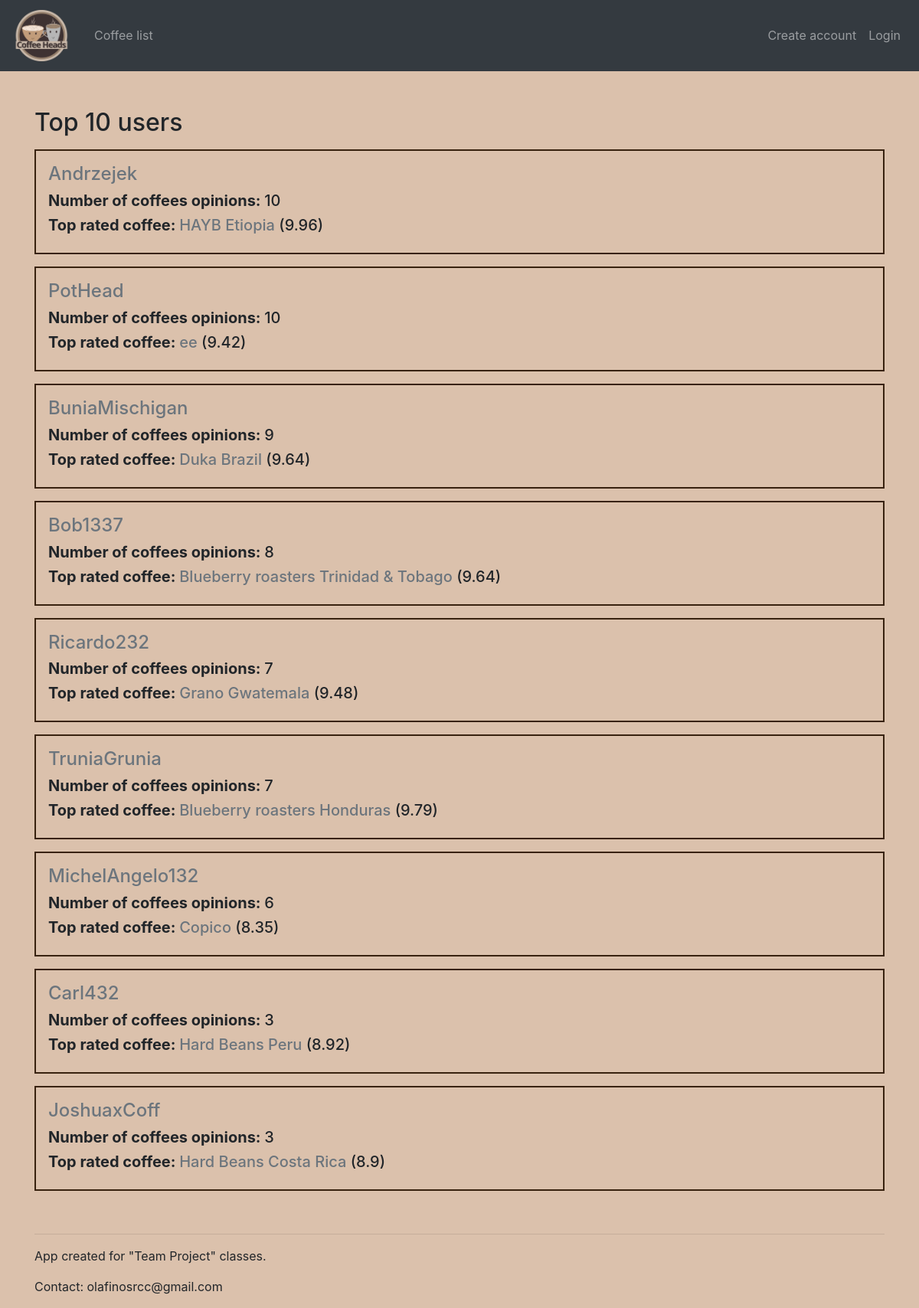
Page /coffeeheads/top_users on the committed database.
### coffeeheads/models.py (models this page shows, shortened)
class Coffee(models.Model):
    name = models.CharField(max_length=250, help_text="Enter full name of coffee")
    origin = models.CharField(max_length=100, help_text="Enter coffee origin")
    manufacturer = models.CharField(max_length=150, help_text="Enter coffee manufacturer")
    description = models.TextField(blank=True, help_text="Enter coffee description")
    average = models.FloatField(blank=True, default=0.0)
    reviewed_by = models.IntegerField(default=0, blank=True)
    image = models.ImageField(
        upload_to="img", default="img/default_coffee.jpg", null=True, blank=True
    )
    estimated_price = models.FloatField(default=0,blank=True)
    add_date = models.DateField(
        default=timezone.now().strftime("%Y-%m-%d"),
    )
    class Meta:
        verbose_name = "coffee"
        ordering = ['name']

class Opinion(models.Model):
    coffee = models.ForeignKey(Coffee, on_delete=models.CASCADE)
    rating = models.FloatField(
        default=0.0, help_text="Enter coffee rating in scale 0-10"
    )
    opinion = models.TextField(
        blank=True, help_text="Describe your impressions with this coffee"
    )
    user = models.ForeignKey(User, on_delete=models.CASCADE)
    acidity = models.IntegerField(default=0)
    body = models.IntegerField(default=0)
    flavor = models.IntegerField(default=0)
    bitterness = models.IntegerField(default=0)

### coffeeheads/views.py (the view)
# urls.py: path("coffeeheads/top_users", TopUsersView.as_view(),name="top_users_list")
class TopUsersView(View):
    def get(self, request, format=None):
        top_users = UserCoffee.objects.values('owner').annotate(count=Count('owner')).order_by('-count')[:10]
        for user in top_users:
            user['username'] = self._add_username(user_id=user['owner'])
            user['top_rated_coffee'] = self._get_top_rated_coffee(user_id=user['owner'])
        context = {"opinions": top_users}
        return render(request, "top_users.html", context=context)
    def _add_username(self, user_id: int):
        return User.objects.get(pk=user_id).username
    def _get_top_rated_coffee(self,user_id: int):
        user_history = UserCoffee.objects.filter(owner=user_id)
        opinions_info = []
        for coffee in user_history:
            opinion = Opinion.objects.get(pk=coffee.opinion.id)
            opinions_info.append({
                "rating": opinion.rating,
                "coffee_name": opinion.coffee.name,
                "coffee_id": opinion.coffee.id
            })
        return max(opinions_info, key=lambda x: x['rating'])

### templates/top_users.html (shortened to what this page needs)
{% extends 'base.html' %}
{% block content %}
<h2>Top 10 users</h2>
{% for user_opinion in opinions %}
<div class="container p-3 my-3" style="border:2px solid #38220f;">
    <div class="row">
        <div class="col-md">
            <div class="media">
                <div class="media-body">
                    <h4 class="mt-0"><a href="{% url 'user_coffee_list' pk=user_opinion.owner %}" class="text-muted">{{ user_opinion.username }}</a></h4>
                    <h5 class="mt-0"><strong>Number of coffees opinions: </strong>{{ user_opinion.count }}</h5>
                    <h5 class="mt-0"><strong>Top rated coffee: </strong><a href="{% url 'coffee_detail' pk=user_opinion.top_rated_coffee.coffee_id %}" class="text-muted">{{ user_opinion.top_rated_coffee.coffee_name }}</a> ({{ user_opinion.top_rated_coffee.rating }}) </h5>
                </div>
            </div>
        </div>
    </div>
</div>
{% endfor %}
{% endblock %}

### templates/base.html (style rules this page uses)
body { background: #dbc1ac !important; }

### rows in the picture
Coffee: top_rated_coffee.coffee_name "HAYB Etiopia"
Opinion: top_rated_coffee.rating "9.96"
Coffee: top_rated_coffee.coffee_name "ee"
Opinion: top_rated_coffee.rating "9.42"
Coffee: top_rated_coffee.coffee_name "Duka Brazil"
Opinion: top_rated_coffee.rating "9.64"
Coffee: top_rated_coffee.coffee_name "Blueberry roasters Trinidad & Tobago"
Opinion: top_rated_coffee.rating "9.64"
Coffee: top_rated_coffee.coffee_name "Grano Gwatemala"
Opinion: top_rated_coffee.rating "9.48"
Coffee: top_rated_coffee.coffee_name "Blueberry roasters Honduras"
Opinion: top_rated_coffee.rating "9.79"
Coffee: top_rated_coffee.coffee_name "Copico"
Opinion: top_rated_coffee.rating "8.35"
Coffee: top_rated_coffee.coffee_name "Hard Beans Peru"
Opinion: top_rated_coffee.rating "8.92"
Coffee: top_rated_coffee.coffee_name "Hard Beans Costa Rica"
Opinion: top_rated_coffee.rating "8.9"

### other values in the picture
{{ user_opinion.username }} "Andrzejek" "PotHead" "BuniaMischigan" "Bob1337" "Ricardo232" "TruniaGrunia" "MichelAngelo132" "Carl432" "JoshuaxCoff"
{{ user_opinion.count }} "10" "10" "9" "8" "7" "7" "6" "3" "3"
